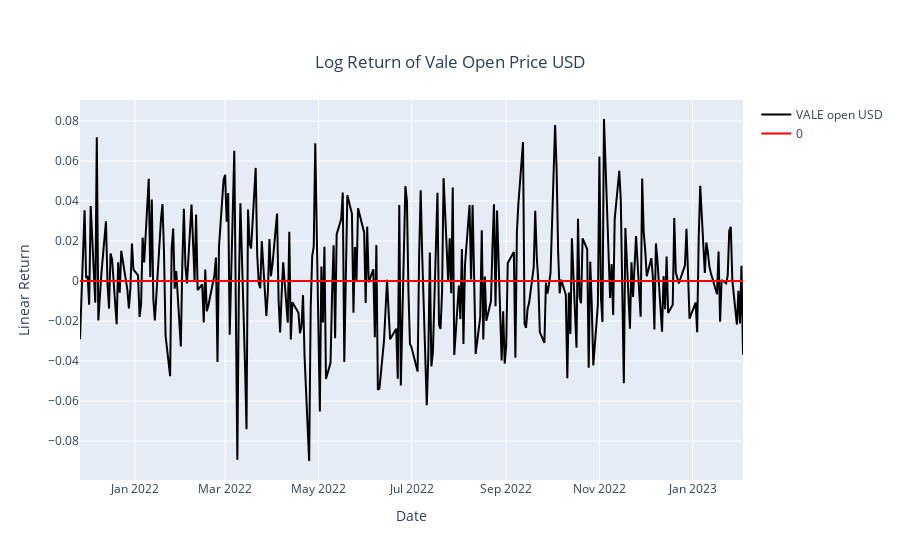

Notebook code cell kept with this figure:
### Code cell
fig = go.Figure()

fig.add_trace(go.Scatter(x=dates[1:], y=log_return(open_p), mode='lines', name='VALE open USD', line=dict(color='#000000'))) # Price series

fig.add_trace(go.Scatter(x=dates[1:], y=[0]*len(dates[1:]), mode='lines', name='0', line=dict(color='red'))) # Price series

fig.update_layout(
    title={
        'text': "Log Return of Vale Open Price USD",
        'y':0.9,
        'x':0.5,
        'xanchor': 'center',
        'yanchor': 'top'},
    xaxis_title="Date",
    yaxis_title="Linear Return",)

### Figure 1 — Plotly figure (JSON) as saved in the notebook; plotly's stock layout.template omitted (floating-point values rounded to 4 significant figures; data arrays with more than 128 entries replaced by an {"elided": "..."} marker saying what was removed)
{"data": [{"line": {"color": "#000000"}, "mode": "lines", "name": "VALE open USD", "type": "scatter", "x": {"elided": "299 str values"}, "y": {"elided": "299 float values"}}, {"line": {"color": "red"}, "mode": "lines", "name": "0", "type": "scatter", "x": {"elided": "299 str values"}, "y": {"elided": "299 int values"}}], "layout": {"title": {"text": "Log Return of Vale Open Price USD", "x": 0.5, "xanchor": "center", "y": 0.9, "yanchor": "top"}, "xaxis": {"title": {"text": "Date"}}, "yaxis": {"title": {"text": "Linear Return"}}}}
